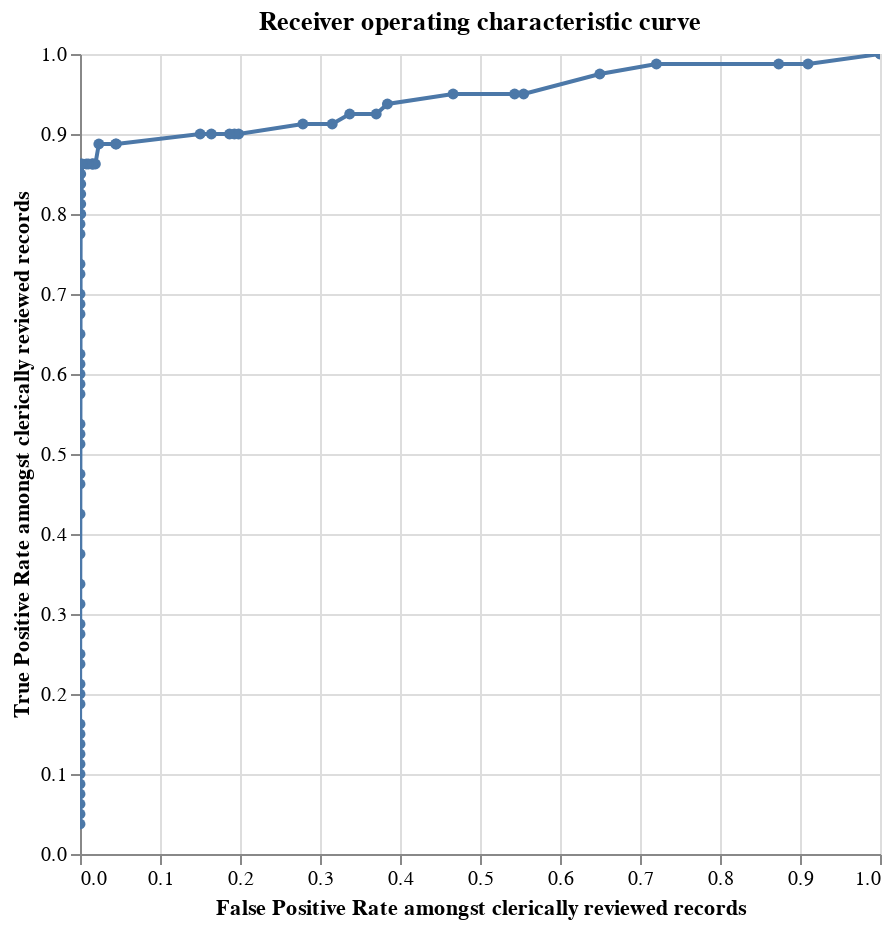

The code cell stored with this chart in its notebook:
### Markdown cell above
Then to produce the chart:

### Code cell
linker.con.register("labels", df_labels)

linker.roc_from_labels("labels")

### Figure 1 — Vega-Lite specification as saved in the notebook (floating-point values rounded to 4 significant figures)
{"$schema": "https://vega.github.io/schema/vega-lite/v4.8.1.json", "title": "Receiver operating characteristic curve", "height": 400, "width": 400, "data": {"values": [{"truth_threshold": -11.88, "row_count": 1225.0, "P": 80.0, "N": 1145.0, "TP": 80.0, "TN": 0.0, "FP": 1145.0, "FN": 0.0, "P_rate": 0.0, "N_rate": 0.9347, "TP_rate": 1.0, "TN_rate": 0.0, "FP_rate": 1.0, "FN_rate": 0.0, "precision": 0.06531, "recall": 1.0}, {"truth_threshold": -11.01, "row_count": 1225.0, "P": 80.0, "N": 1145.0, "TP": 79.0, "TN": 103.0, "FP": 1042.0, "FN": 1.0, "P_rate": 0.0, "N_rate": 0.9347, "TP_rate": 0.9875, "TN_rate": 0.08996, "FP_rate": 0.91, "FN_rate": 0.0125, "precision": 0.07047, "recall": 0.9875}, {"truth_threshold": -10.67, "row_count": 1225.0, "P": 80.0, "N": 1145.0, "TP": 79.0, "TN": 145.0, "FP": 1000.0, "FN": 1.0, "P_rate": 0.0, "N_rate": 0.9347, "TP_rate": 0.9875, "TN_rate": 0.1266, "FP_rate": 0.8734, "FN_rate": 0.0125, "precision": 0.07322, "recall": 0.9875}, {"truth_threshold": -10.6, "row_count": 1225.0, "P": 80.0, "N": 1145.0, "TP": 79.0, "TN": 320.0, "FP": 825.0, "FN": 1.0, "P_rate": 0.0, "N_rate": 0.9347, "TP_rate": 0.9875, "TN_rate": 0.2795, "FP_rate": 0.7205, "FN_rate": 0.0125, "precision": 0.08739, "recall": 0.9875}, {"truth_threshold": -9.806, "row_count": 1225.0, "P": 80.0, "N": 1145.0, "TP": 78.0, "TN": 401.0, "FP": 744.0, "FN": 2.0, "P_rate": 0.0, "N_rate": 0.9347, "TP_rate": 0.975, "TN_rate": 0.3502, "FP_rate": 0.6498, "FN_rate": 0.025, "precision": 0.09489, "recall": 0.975}, {"truth_threshold": -9.73, "row_count": 1225.0, "P": 80.0, "N": 1145.0, "TP": 76.0, "TN": 510.0, "FP": 635.0, "FN": 4.0, "P_rate": 0.0, "N_rate": 0.9347, "TP_rate": 0.95, "TN_rate": 0.4454, "FP_rate": 0.5546, "FN_rate": 0.05, "precision": 0.1069, "recall": 0.95}, {"truth_threshold": -9.709, "row_count": 1225.0, "P": 80.0, "N": 1145.0, "TP": 76.0, "TN": 523.0, "FP": 622.0, "FN": 4.0, "P_rate": 0.0, "N_rate": 0.9347, "TP_rate": 0.95, "TN_rate": 0.4568, "FP_rate": 0.5432, "FN_rate": 0.05, "precision": 0.1089, "recall": 0.95}, {"truth_threshold": -9.394, "row_count": 1225.0, "P": 80.0, "N": 1145.0, "TP": 76.0, "TN": 611.0, "FP": 534.0, "FN": 4.0, "P_rate": 0.0, "N_rate": 0.9347, "TP_rate": 0.95, "TN_rate": 0.5336, "FP_rate": 0.4664, "FN_rate": 0.05, "precision": 0.1246, "recall": 0.95}, {"truth_threshold": -9.202, "row_count": 1225.0, "P": 80.0, "N": 1145.0, "TP": 75.0, "TN": 705.0, "FP": 440.0, "FN": 5.0, "P_rate": 0.0, "N_rate": 0.9347, "TP_rate": 0.9375, "TN_rate": 0.6157, "FP_rate": 0.3843, "FN_rate": 0.0625, "precision": 0.1456, "recall": 0.9375}, {"truth_threshold": -8.841, "row_count": 1225.0, "P": 80.0, "N": 1145.0, "TP": 74.0, "TN": 721.0, "FP": 424.0, "FN": 6.0, "P_rate": 0.0, "N_rate": 0.9347, "TP_rate": 0.925, "TN_rate": 0.6297, "FP_rate": 0.3703, "FN_rate": 0.075, "precision": 0.1486, "recall": 0.925}, {"truth_threshold": -8.526, "row_count": 1225.0, "P": 80.0, "N": 1145.0, "TP": 74.0, "TN": 759.0, "FP": 386.0, "FN": 6.0, "P_rate": 0.0, "N_rate": 0.9347, "TP_rate": 0.925, "TN_rate": 0.6629, "FP_rate": 0.3371, "FN_rate": 0.075, "precision": 0.1609, "recall": 0.925}, {"truth_threshold": -8.505, "row_count": 1225.0, "P": 80.0, "N": 1145.0, "TP": 73.0, "TN": 784.0, "FP": 361.0, "FN": 7.0, "P_rate": 0.0, "N_rate": 0.9347, "TP_rate": 0.9125, "TN_rate": 0.6847, "FP_rate": 0.3153, "FN_rate": 0.0875, "precision": 0.1682, "recall": 0.9125}, {"truth_threshold": -8.429, "row_count": 1225.0, "P": 80.0, "N": 1145.0, "TP": 73.0, "TN": 826.0, "FP": 319.0, "FN": 7.0, "P_rate": 0.0, "N_rate": 0.9347, "TP_rate": 0.9125, "TN_rate": 0.7214, "FP_rate": 0.2786, "FN_rate": 0.0875, "precision": 0.1862, "recall": 0.9125}, {"truth_threshold": -8.335, "row_count": 1225.0, "P": 80.0, "N": 1145.0, "TP": 72.0, "TN": 918.0, "FP": 227.0, "FN": 8.0, "P_rate": 0.0, "N_rate": 0.9347, "TP_rate": 0.9, "TN_rate": 0.8017, "FP_rate": 0.1983, "FN_rate": 0.1, "precision": 0.2408, "recall": 0.9}, {"truth_threshold": -7.923, "row_count": 1225.0, "P": 80.0, "N": 1145.0, "TP": 72.0, "TN": 924.0, "FP": 221.0, "FN": 8.0, "P_rate": 0.0, "N_rate": 0.9347, "TP_rate": 0.9, "TN_rate": 0.807, "FP_rate": 0.193, "FN_rate": 0.1, "precision": 0.2457, "recall": 0.9}, {"truth_threshold": -7.638, "row_count": 1225.0, "P": 80.0, "N": 1145.0, "TP": 72.0, "TN": 931.0, "FP": 214.0, "FN": 8.0, "P_rate": 0.0, "N_rate": 0.9347, "TP_rate": 0.9, "TN_rate": 0.8131, "FP_rate": 0.1869, "FN_rate": 0.1, "precision": 0.2517, "recall": 0.9}, {"truth_threshold": -7.562, "row_count": 1225.0, "P": 80.0, "N": 1145.0, "TP": 72.0, "TN": 957.0, "FP": 188.0, "FN": 8.0, "P_rate": 0.0, "N_rate": 0.9347, "TP_rate": 0.9, "TN_rate": 0.8358, "FP_rate": 0.1642, "FN_rate": 0.1, "precision": 0.2769, "recall": 0.9}, {"truth_threshold": -7.226, "row_count": 1225.0, "P": 80.0, "N": 1145.0, "TP": 72.0, "TN": 973.0, "FP": 172.0, "FN": 8.0, "P_rate": 0.0, "N_rate": 0.9347, "TP_rate": 0.9, "TN_rate": 0.8498, "FP_rate": 0.1502, "FN_rate": 0.1, "precision": 0.2951, "recall": 0.9}, {"truth_threshold": -7.056, "row_count": 1225.0, "P": 80.0, "N": 1145.0, "TP": 71.0, "TN": 1093.0, "FP": 52.0, "FN": 9.0, "P_rate": 0.0, "N_rate": 0.9347, "TP_rate": 0.8875, "TN_rate": 0.9546, "FP_rate": 0.04541, "FN_rate": 0.1125, "precision": 0.5772, "recall": 0.8875}, {"truth_threshold": -6.358, "row_count": 1225.0, "P": 80.0, "N": 1145.0, "TP": 71.0, "TN": 1094.0, "FP": 51.0, "FN": 9.0, "P_rate": 0.0, "N_rate": 0.9347, "TP_rate": 0.8875, "TN_rate": 0.9555, "FP_rate": 0.04454, "FN_rate": 0.1125, "precision": 0.582, "recall": 0.8875}, {"truth_threshold": -5.755, "row_count": 1225.0, "P": 80.0, "N": 1145.0, "TP": 71.0, "TN": 1118.0, "FP": 27.0, "FN": 9.0, "P_rate": 0.0, "N_rate": 0.9347, "TP_rate": 0.8875, "TN_rate": 0.9764, "FP_rate": 0.02358, "FN_rate": 0.1125, "precision": 0.7245, "recall": 0.8875}, {"truth_threshold": -4.941, "row_count": 1225.0, "P": 80.0, "N": 1145.0, "TP": 69.0, "TN": 1123.0, "FP": 22.0, "FN": 11.0, "P_rate": 0.0, "N_rate": 0.9347, "TP_rate": 0.8625, "TN_rate": 0.9808, "FP_rate": 0.01921, "FN_rate": 0.1375, "precision": 0.7582, "recall": 0.8625}, {"truth_threshold": -4.888, "row_count": 1225.0, "P": 80.0, "N": 1145.0, "TP": 69.0, "TN": 1126.0, "FP": 19.0, "FN": 11.0, "P_rate": 0.0, "N_rate": 0.9347, "TP_rate": 0.8625, "TN_rate": 0.9834, "FP_rate": 0.01659, "FN_rate": 0.1375, "precision": 0.7841, "recall": 0.8625}, {"truth_threshold": -4.074, "row_count": 1225.0, "P": 80.0, "N": 1145.0, "TP": 69.0, "TN": 1127.0, "FP": 18.0, "FN": 11.0, "P_rate": 0.0, "N_rate": 0.9347, "TP_rate": 0.8625, "TN_rate": 0.9843, "FP_rate": 0.01572, "FN_rate": 0.1375, "precision": 0.7931, "recall": 0.8625}, {"truth_threshold": -3.737, "row_count": 1225.0, "P": 80.0, "N": 1145.0, "TP": 69.0, "TN": 1128.0, "FP": 17.0, "FN": 11.0, "P_rate": 0.0, "N_rate": 0.9347, "TP_rate": 0.8625, "TN_rate": 0.9852, "FP_rate": 0.01485, "FN_rate": 0.1375, "precision": 0.8023, "recall": 0.8625}, {"truth_threshold": -2.77, "row_count": 1225.0, "P": 80.0, "N": 1145.0, "TP": 69.0, "TN": 1133.0, "FP": 12.0, "FN": 11.0, "P_rate": 0.0, "N_rate": 0.9347, "TP_rate": 0.8625, "TN_rate": 0.9895, "FP_rate": 0.01048, "FN_rate": 0.1375, "precision": 0.8519, "recall": 0.8625}, {"truth_threshold": -2.458, "row_count": 1225.0, "P": 80.0, "N": 1145.0, "TP": 69.0, "TN": 1136.0, "FP": 9.0, "FN": 11.0, "P_rate": 0.0, "N_rate": 0.9347, "TP_rate": 0.8625, "TN_rate": 0.9921, "FP_rate": 0.00786, "FN_rate": 0.1375, "precision": 0.8846, "recall": 0.8625}, {"truth_threshold": -2.267, "row_count": 1225.0, "P": 80.0, "N": 1145.0, "TP": 69.0, "TN": 1142.0, "FP": 3.0, "FN": 11.0, "P_rate": 0.0, "N_rate": 0.9347, "TP_rate": 0.8625, "TN_rate": 0.9974, "FP_rate": 0.00262, "FN_rate": 0.1375, "precision": 0.9583, "recall": 0.8625}, {"truth_threshold": -2.059, "row_count": 1225.0, "P": 80.0, "N": 1145.0, "TP": 69.0, "TN": 1144.0, "FP": 1.0, "FN": 11.0, "P_rate": 0.0, "N_rate": 0.9347, "TP_rate": 0.8625, "TN_rate": 0.9991, "FP_rate": 0.0008734, "FN_rate": 0.1375, "precision": 0.9857, "recall": 0.8625}, {"truth_threshold": -1.985, "row_count": 1225.0, "P": 80.0, "N": 1145.0, "TP": 68.0, "TN": 1144.0, "FP": 1.0, "FN": 12.0, "P_rate": 0.0, "N_rate": 0.9347, "TP_rate": 0.85, "TN_rate": 0.9991, "FP_rate": 0.0008734, "FN_rate": 0.15, "precision": 0.9855, "recall": 0.85}, {"truth_threshold": -1.983, "row_count": 1225.0, "P": 80.0, "N": 1145.0, "TP": 67.0, "TN": 1144.0, "FP": 1.0, "FN": 13.0, "P_rate": 0.0, "N_rate": 0.9347, "TP_rate": 0.8375, "TN_rate": 0.9991, "FP_rate": 0.0008734, "FN_rate": 0.1625, "precision": 0.9853, "recall": 0.8375}, {"truth_threshold": -1.909, "row_count": 1225.0, "P": 80.0, "N": 1145.0, "TP": 66.0, "TN": 1144.0, "FP": 1.0, "FN": 14.0, "P_rate": 0.0, "N_rate": 0.9347, "TP_rate": 0.825, "TN_rate": 0.9991, "FP_rate": 0.0008734, "FN_rate": 0.175, "precision": 0.9851, "recall": 0.825}, {"truth_threshold": -1.591, "row_count": 1225.0, "P": 80.0, "N": 1145.0, "TP": 65.0, "TN": 1144.0, "FP": 1.0, "FN": 15.0, "P_rate": 0.0, "N_rate": 0.9347, "TP_rate": 0.8125, "TN_rate": 0.9991, "FP_rate": 0.0008734, "FN_rate": 0.1875, "precision": 0.9848, "recall": 0.8125}, {"truth_threshold": -1.49, "row_count": 1225.0, "P": 80.0, "N": 1145.0, "TP": 64.0, "TN": 1144.0, "FP": 1.0, "FN": 16.0, "P_rate": 0.0, "N_rate": 0.9347, "TP_rate": 0.8, "TN_rate": 0.9991, "FP_rate": 0.0008734, "FN_rate": 0.2, "precision": 0.9846, "recall": 0.8}, {"truth_threshold": -1.325, "row_count": 1225.0, "P": 80.0, "N": 1145.0, "TP": 64.0, "TN": 1145.0, "FP": 0.0, "FN": 16.0, "P_rate": 0.0, "N_rate": 0.9347, "TP_rate": 0.8, "TN_rate": 1.0, "FP_rate": 0.0, "FN_rate": 0.2, "precision": 1.0, "recall": 0.8}, {"truth_threshold": -1.191, "row_count": 1225.0, "P": 80.0, "N": 1145.0, "TP": 63.0, "TN": 1145.0, "FP": 0.0, "FN": 17.0, "P_rate": 0.0, "N_rate": 0.9347, "TP_rate": 0.7875, "TN_rate": 1.0, "FP_rate": 0.0, "FN_rate": 0.2125, "precision": 1.0, "recall": 0.7875}, {"truth_threshold": -1.117, "row_count": 1225.0, "P": 80.0, "N": 1145.0, "TP": 62.0, "TN": 1145.0, "FP": 0.0, "FN": 18.0, "P_rate": 0.0, "N_rate": 0.9347, "TP_rate": 0.775, "TN_rate": 1.0, "FP_rate": 0.0, "FN_rate": 0.225, "precision": 1.0, "recall": 0.775}, {"truth_threshold": -1.115, "row_count": 1225.0, "P": 80.0, "N": 1145.0, "TP": 59.0, "TN": 1145.0, "FP": 0.0, "FN": 21.0, "P_rate": 0.0, "N_rate": 0.9347, "TP_rate": 0.7375, "TN_rate": 1.0, "FP_rate": 0.0, "FN_rate": 0.2625, "precision": 1.0, "recall": 0.7375}, {"truth_threshold": -0.7792, "row_count": 1225.0, "P": 80.0, "N": 1145.0, "TP": 58.0, "TN": 1145.0, "FP": 0.0, "FN": 22.0, "P_rate": 0.0, "N_rate": 0.9347, "TP_rate": 0.725, "TN_rate": 1.0, "FP_rate": 0.0, "FN_rate": 0.275, "precision": 1.0, "recall": 0.725}, {"truth_threshold": -0.1531, "row_count": 1225.0, "P": 80.0, "N": 1145.0, "TP": 56.0, "TN": 1145.0, "FP": 0.0, "FN": 24.0, "P_rate": 0.0, "N_rate": 0.9347, "TP_rate": 0.7, "TN_rate": 1.0, "FP_rate": 0.0, "FN_rate": 0.3, "precision": 1.0, "recall": 0.7}, {"truth_threshold": 0.1456, "row_count": 1225.0, "P": 80.0, "N": 1145.0, "TP": 55.0, "TN": 1145.0, "FP": 0.0, "FN": 25.0, "P_rate": 0.0, "N_rate": 0.9347, "TP_rate": 0.6875, "TN_rate": 1.0, "FP_rate": 0.0, "FN_rate": 0.3125, "precision": 1.0, "recall": 0.6875}, {"truth_threshold": 0.18, "row_count": 1225.0, "P": 80.0, "N": 1145.0, "TP": 54.0, "TN": 1145.0, "FP": 0.0, "FN": 26.0, "P_rate": 0.0, "N_rate": 0.9347, "TP_rate": 0.675, "TN_rate": 1.0, "FP_rate": 0.0, "FN_rate": 0.325, "precision": 1.0, "recall": 0.675}, {"truth_threshold": 0.259, "row_count": 1225.0, "P": 80.0, "N": 1145.0, "TP": 52.0, "TN": 1145.0, "FP": 0.0, "FN": 28.0, "P_rate": 0.0, "N_rate": 0.9347, "TP_rate": 0.65, "TN_rate": 1.0, "FP_rate": 0.0, "FN_rate": 0.35, "precision": 1.0, "recall": 0.65}, {"truth_threshold": 0.2794, "row_count": 1225.0, "P": 80.0, "N": 1145.0, "TP": 50.0, "TN": 1145.0, "FP": 0.0, "FN": 30.0, "P_rate": 0.0, "N_rate": 0.9347, "TP_rate": 0.625, "TN_rate": 1.0, "FP_rate": 0.0, "FN_rate": 0.375, "precision": 1.0, "recall": 0.625}, {"truth_threshold": 1.463, "row_count": 1225.0, "P": 80.0, "N": 1145.0, "TP": 49.0, "TN": 1145.0, "FP": 0.0, "FN": 31.0, "P_rate": 0.0, "N_rate": 0.9347, "TP_rate": 0.6125, "TN_rate": 1.0, "FP_rate": 0.0, "FN_rate": 0.3875, "precision": 1.0, "recall": 0.6125}, {"truth_threshold": 1.651, "row_count": 1225.0, "P": 80.0, "N": 1145.0, "TP": 48.0, "TN": 1145.0, "FP": 0.0, "FN": 32.0, "P_rate": 0.0, "N_rate": 0.9347, "TP_rate": 0.6, "TN_rate": 1.0, "FP_rate": 0.0, "FN_rate": 0.4, "precision": 1.0, "recall": 0.6}, {"truth_threshold": 2.33, "row_count": 1225.0, "P": 80.0, "N": 1145.0, "TP": 47.0, "TN": 1145.0, "FP": 0.0, "FN": 33.0, "P_rate": 0.0, "N_rate": 0.9347, "TP_rate": 0.5875, "TN_rate": 1.0, "FP_rate": 0.0, "FN_rate": 0.4125, "precision": 1.0, "recall": 0.5875}, {"truth_threshold": 5.423, "row_count": 1225.0, "P": 80.0, "N": 1145.0, "TP": 46.0, "TN": 1145.0, "FP": 0.0, "FN": 34.0, "P_rate": 0.0, "N_rate": 0.9347, "TP_rate": 0.575, "TN_rate": 1.0, "FP_rate": 0.0, "FN_rate": 0.425, "precision": 1.0, "recall": 0.575}, {"truth_threshold": 5.918, "row_count": 1225.0, "P": 80.0, "N": 1145.0, "TP": 43.0, "TN": 1145.0, "FP": 0.0, "FN": 37.0, "P_rate": 0.0, "N_rate": 0.9347, "TP_rate": 0.5375, "TN_rate": 1.0, "FP_rate": 0.0, "FN_rate": 0.4625, "precision": 1.0, "recall": 0.5375}, {"truth_threshold": 6.081, "row_count": 1225.0, "P": 80.0, "N": 1145.0, "TP": 42.0, "TN": 1145.0, "FP": 0.0, "FN": 38.0, "P_rate": 0.0, "N_rate": 0.9347, "TP_rate": 0.525, "TN_rate": 1.0, "FP_rate": 0.0, "FN_rate": 0.475, "precision": 1.0, "recall": 0.525}, {"truth_threshold": 6.086, "row_count": 1225.0, "P": 80.0, "N": 1145.0, "TP": 41.0, "TN": 1145.0, "FP": 0.0, "FN": 39.0, "P_rate": 0.0, "N_rate": 0.9347, "TP_rate": 0.5125, "TN_rate": 1.0, "FP_rate": 0.0, "FN_rate": 0.4875, "precision": 1.0, "recall": 0.5125}, {"truth_threshold": 6.385, "row_count": 1225.0, "P": 80.0, "N": 1145.0, "TP": 38.0, "TN": 1145.0, "FP": 0.0, "FN": 42.0, "P_rate": 0.0, "N_rate": 0.9347, "TP_rate": 0.475, "TN_rate": 1.0, "FP_rate": 0.0, "FN_rate": 0.525, "precision": 1.0, "recall": 0.475}, {"truth_threshold": 6.627, "row_count": 1225.0, "P": 80.0, "N": 1145.0, "TP": 37.0, "TN": 1145.0, "FP": 0.0, "FN": 43.0, "P_rate": 0.0, "N_rate": 0.9347, "TP_rate": 0.4625, "TN_rate": 1.0, "FP_rate": 0.0, "FN_rate": 0.5375, "precision": 1.0, "recall": 0.4625}, {"truth_threshold": 6.953, "row_count": 1225.0, "P": 80.0, "N": 1145.0, "TP": 34.0, "TN": 1145.0, "FP": 0.0, "FN": 46.0, "P_rate": 0.0, "N_rate": 0.9347, "TP_rate": 0.425, "TN_rate": 1.0, "FP_rate": 0.0, "FN_rate": 0.575, "precision": 1.0, "recall": 0.425}, {"truth_threshold": 7.198, "row_count": 1225.0, "P": 80.0, "N": 1145.0, "TP": 30.0, "TN": 1145.0, "FP": 0.0, "FN": 50.0, "P_rate": 0.0, "N_rate": 0.9347, "TP_rate": 0.375, "TN_rate": 1.0, "FP_rate": 0.0, "FN_rate": 0.625, "precision": 1.0, "recall": 0.375}, {"truth_threshold": 7.363, "row_count": 1225.0, "P": 80.0, "N": 1145.0, "TP": 27.0, "TN": 1145.0, "FP": 0.0, "FN": 53.0, "P_rate": 0.0, "N_rate": 0.9347, "TP_rate": 0.3375, "TN_rate": 1.0, "FP_rate": 0.0, "FN_rate": 0.6625, "precision": 1.0, "recall": 0.3375}, {"truth_threshold": 7.665, "row_count": 1225.0, "P": 80.0, "N": 1145.0, "TP": 25.0, "TN": 1145.0, "FP": 0.0, "FN": 55.0, "P_rate": 0.0, "N_rate": 0.9347, "TP_rate": 0.3125, "TN_rate": 1.0, "FP_rate": 0.0, "FN_rate": 0.6875, "precision": 1.0, "recall": 0.3125}, {"truth_threshold": 7.909, "row_count": 1225.0, "P": 80.0, "N": 1145.0, "TP": 23.0, "TN": 1145.0, "FP": 0.0, "FN": 57.0, "P_rate": 0.0, "N_rate": 0.9347, "TP_rate": 0.2875, "TN_rate": 1.0, "FP_rate": 0.0, "FN_rate": 0.7125, "precision": 1.0, "recall": 0.2875}, {"truth_threshold": 8.157, "row_count": 1225.0, "P": 80.0, "N": 1145.0, "TP": 22.0, "TN": 1145.0, "FP": 0.0, "FN": 58.0, "P_rate": 0.0, "N_rate": 0.9347, "TP_rate": 0.275, "TN_rate": 1.0, "FP_rate": 0.0, "FN_rate": 0.725, "precision": 1.0, "recall": 0.275}, {"truth_threshold": 8.248, "row_count": 1225.0, "P": 80.0, "N": 1145.0, "TP": 20.0, "TN": 1145.0, "FP": 0.0, "FN": 60.0, "P_rate": 0.0, "N_rate": 0.9347, "TP_rate": 0.25, "TN_rate": 1.0, "FP_rate": 0.0, "FN_rate": 0.75, "precision": 1.0, "recall": 0.25}, {"truth_threshold": 8.868, "row_count": 1225.0, "P": 80.0, "N": 1145.0, "TP": 19.0, "TN": 1145.0, "FP": 0.0, "FN": 61.0, "P_rate": 0.0, "N_rate": 0.9347, "TP_rate": 0.2375, "TN_rate": 1.0, "FP_rate": 0.0, "FN_rate": 0.7625, "precision": 1.0, "recall": 0.2375}, {"truth_threshold": 9.531, "row_count": 1225.0, "P": 80.0, "N": 1145.0, "TP": 17.0, "TN": 1145.0, "FP": 0.0, "FN": 63.0, "P_rate": 0.0, "N_rate": 0.9347, "TP_rate": 0.2125, "TN_rate": 1.0, "FP_rate": 0.0, "FN_rate": 0.7875, "precision": 1.0, "recall": 0.2125}, {"truth_threshold": 10.4, "row_count": 1225.0, "P": 80.0, "N": 1145.0, "TP": 16.0, "TN": 1145.0, "FP": 0.0, "FN": 64.0, "P_rate": 0.0, "N_rate": 0.9347, "TP_rate": 0.2, "TN_rate": 1.0, "FP_rate": 0.0, "FN_rate": 0.8, "precision": 1.0, "recall": 0.2}, {"truth_threshold": 12.83, "row_count": 1225.0, "P": 80.0, "N": 1145.0, "TP": 15.0, "TN": 1145.0, "FP": 0.0, "FN": 65.0, "P_rate": 0.0, "N_rate": 0.9347, "TP_rate": 0.1875, "TN_rate": 1.0, "FP_rate": 0.0, "FN_rate": 0.8125, "precision": 1.0, "recall": 0.1875}, {"truth_threshold": 13.32, "row_count": 1225.0, "P": 80.0, "N": 1145.0, "TP": 13.0, "TN": 1145.0, "FP": 0.0, "FN": 67.0, "P_rate": 0.0, "N_rate": 0.9347, "TP_rate": 0.1625, "TN_rate": 1.0, "FP_rate": 0.0, "FN_rate": 0.8375, "precision": 1.0, "recall": 0.1625}, {"truth_threshold": 14.04, "row_count": 1225.0, "P": 80.0, "N": 1145.0, "TP": 12.0, "TN": 1145.0, "FP": 0.0, "FN": 68.0, "P_rate": 0.0, "N_rate": 0.9347, "TP_rate": 0.15, "TN_rate": 1.0, "FP_rate": 0.0, "FN_rate": 0.85, "precision": 1.0, "recall": 0.15}, {"truth_threshold": 14.11, "row_count": 1225.0, "P": 80.0, "N": 1145.0, "TP": 11.0, "TN": 1145.0, "FP": 0.0, "FN": 69.0, "P_rate": 0.0, "N_rate": 0.9347, "TP_rate": 0.1375, "TN_rate": 1.0, "FP_rate": 0.0, "FN_rate": 0.8625, "precision": 1.0, "recall": 0.1375}, {"truth_threshold": 14.7, "row_count": 1225.0, "P": 80.0, "N": 1145.0, "TP": 10.0, "TN": 1145.0, "FP": 0.0, "FN": 70.0, "P_rate": 0.0, "N_rate": 0.9347, "TP_rate": 0.125, "TN_rate": 1.0, "FP_rate": 0.0, "FN_rate": 0.875, "precision": 1.0, "recall": 0.125}, {"truth_threshold": 15.27, "row_count": 1225.0, "P": 80.0, "N": 1145.0, "TP": 9.0, "TN": 1145.0, "FP": 0.0, "FN": 71.0, "P_rate": 0.0, "N_rate": 0.9347, "TP_rate": 0.1125, "TN_rate": 1.0, "FP_rate": 0.0, "FN_rate": 0.8875, "precision": 1.0, "recall": 0.1125}, {"truth_threshold": 15.31, "row_count": 1225.0, "P": 80.0, "N": 1145.0, "TP": 8.0, "TN": 1145.0, "FP": 0.0, "FN": 72.0, "P_rate": 0.0, "N_rate": 0.9347, "TP_rate": 0.1, "TN_rate": 1.0, "FP_rate": 0.0, "FN_rate": 0.9, "precision": 1.0, "recall": 0.1}, {"truth_threshold": 15.5, "row_count": 1225.0, "P": 80.0, "N": 1145.0, "TP": 7.0, "TN": 1145.0, "FP": 0.0, "FN": 73.0, "P_rate": 0.0, "N_rate": 0.9347, "TP_rate": 0.0875, "TN_rate": 1.0, "FP_rate": 0.0, "FN_rate": 0.9125, "precision": 1.0, "recall": 0.0875}, {"truth_threshold": 15.51, "row_count": 1225.0, "P": 80.0, "N": 1145.0, "TP": 6.0, "TN": 1145.0, "FP": 0.0, "FN": 74.0, "P_rate": 0.0, "N_rate": 0.9347, "TP_rate": 0.075, "TN_rate": 1.0, "FP_rate": 0.0, "FN_rate": 0.925, "precision": 1.0, "recall": 0.075}, {"truth_threshold": 16.94, "row_count": 1225.0, "P": 80.0, "N": 1145.0, "TP": 5.0, "TN": 1145.0, "FP": 0.0, "FN": 75.0, "P_rate": 0.0, "N_rate": 0.9347, "TP_rate": 0.0625, "TN_rate": 1.0, "FP_rate": 0.0, "FN_rate": 0.9375, "precision": 1.0, "recall": 0.0625}, {"truth_threshold": 23.38, "row_count": 1225.0, "P": 80.0, "N": 1145.0, "TP": 4.0, "TN": 1145.0, "FP": 0.0, "FN": 76.0, "P_rate": 0.0, "N_rate": 0.9347, "TP_rate": 0.05, "TN_rate": 1.0, "FP_rate": 0.0, "FN_rate": 0.95, "precision": 1.0, "recall": 0.05}, {"truth_threshold": 26.97, "row_count": 1225.0, "P": 80.0, "N": 1145.0, "TP": 3.0, "TN": 1145.0, "FP": 0.0, "FN": 77.0, "P_rate": 0.0, "N_rate": 0.9347, "TP_rate": 0.0375, "TN_rate": 1.0, "FP_rate": 0.0, "FN_rate": 0.9625, "precision": 1.0, "recall": 0.0375}]}, "mark": {"type": "line", "clip": true, "point": true}, "encoding": {"tooltip": [{"type": "quantitative", "field": "truth_threshold", "format": ".4f"}, {"type": "quantitative", "field": "FP_rate", "format": ".4f"}, {"type": "quantitative", "field": "TP_rate", "format": ".4f"}, {"type": "quantitative", "field": "TP", "format": ",.0f"}, {"type": "quantitative", "field": "TN", "format": ",.0f"}, {"type": "quantitative", "field": "FP", "format": ",.0f"}, {"type": "quantitative", "field": "FN", "format": ",.0f"}, {"type": "quantitative", "field": "precision", "format": ".4f"}, {"type": "quantitative", "field": "recall", "format": ".4f"}], "x": {"type": "quantitative", "field": "FP_rate", "sort": ["truth_threshold"], "title": "False Positive Rate amongst clerically reviewed records"}, "y": {"type": "quantitative", "field": "TP_rate", "sort": ["truth_threshold"], "title": "True Positive Rate amongst clerically reviewed records"}}, "selection": {"selector076": {"type": "interval", "bind": "scales", "encodings": ["x"]}}}
